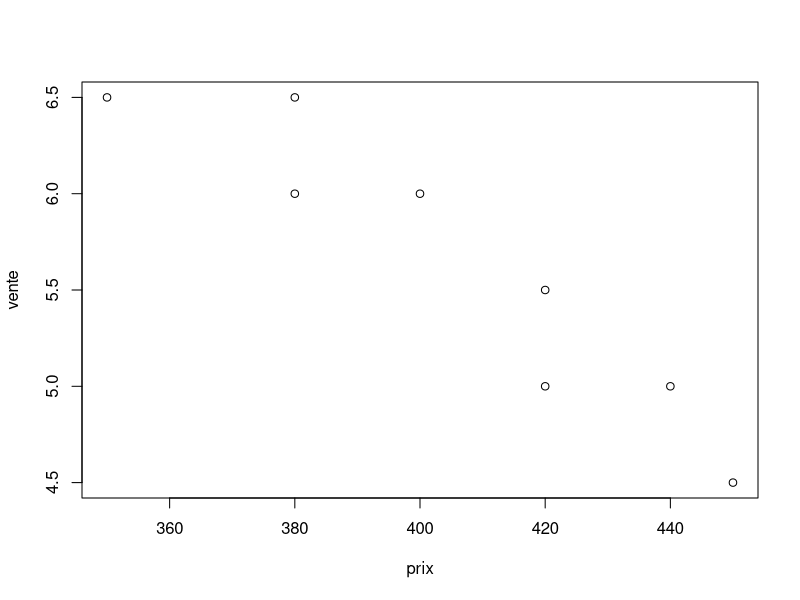

The R source for this figure:
xi <- c(420,380,350,400,440,380,450,420)
yi <- c(5.5,6,6.5,6,5,6.5,4.5,5)

tableau <- data.frame(prix=xi,vente=yi)
plot(tableau)